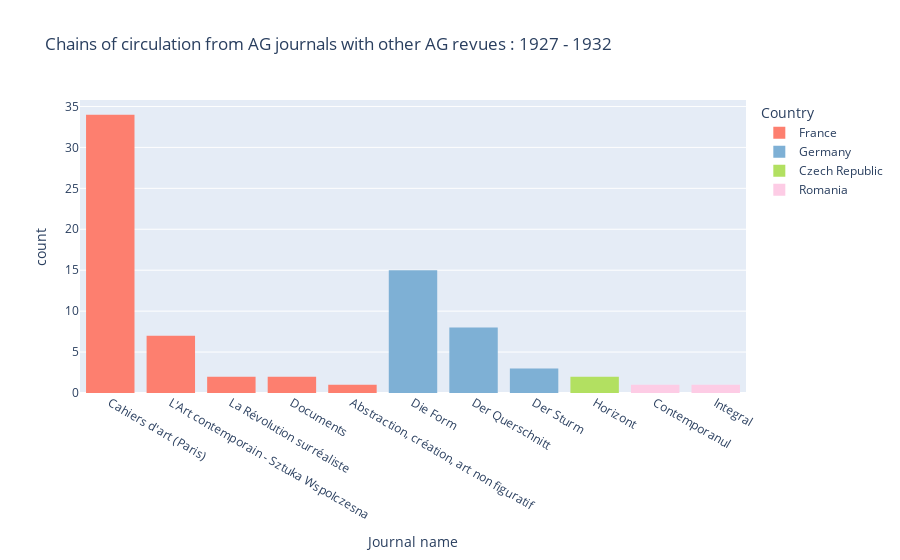

The notebook cell this image was saved under:
### Code cell
fig = px.histogram(i_ag1932, x='issueLabel', color="Country",
            title="Chains of circulation from AG journals with other AG revues : 1927 - 1932", 
            labels={
                     "journal_count": "Number of primitive images",
                     "issueLabel": "Journal name"},
                  color_discrete_map= {
                    "France": "#fd7f6f",
                    "Germany": "#7eb0d5",
                    "Czech Republic": "#b2e061",
                    "Netherlands": "#bd7ebe",
                    "Poland": "#ffb55a",
                    "Denmark" : "#ffee65",
                    "United states of America": "#beb9db",
                    "Romania":"#fdcce5",
                   "Spain": "#8bd3c7"})
fig.update_traces(textfont_size=12, textangle=0, textposition="outside", cliponaxis=False)
fig.show()
fig.write_image("viz/internal/internal_1927_1932.png", scale=7) 
fig.write_html('viz/internal/internal_1927_1932.html', auto_open=False)

### Figure 1 — Plotly figure (JSON) as saved in the notebook; plotly's stock layout.template omitted (floating-point values rounded to 4 significant figures)
{"data": [{"alignmentgroup": "True", "bingroup": "x", "cliponaxis": false, "hovertemplate": "Country=France<br>Journal name=%{x}<br>count=%{y}<extra></extra>", "legendgroup": "France", "marker": {"color": "#fd7f6f", "pattern": {"shape": ""}}, "name": "France", "offsetgroup": "France", "orientation": "v", "showlegend": true, "textangle": 0, "textfont": {"size": 12}, "textposition": "outside", "type": "histogram", "x": ["Cahiers d'art (Paris)", "Cahiers d'art (Paris)", "Cahiers d'art (Paris)", "Cahiers d'art (Paris)", "Cahiers d'art (Paris)", "Cahiers d'art (Paris)", "Cahiers d'art (Paris)", "Cahiers d'art (Paris)", "Cahiers d'art (Paris)", "Cahiers d'art (Paris)", "Cahiers d'art (Paris)", "Cahiers d'art (Paris)", "Cahiers d'art (Paris)", "Cahiers d'art (Paris)", "Cahiers d'art (Paris)", "Cahiers d'art (Paris)", "Cahiers d'art (Paris)", "Cahiers d'art (Paris)", "Cahiers d'art (Paris)", "Cahiers d'art (Paris)", "Cahiers d'art (Paris)", "Cahiers d'art (Paris)", "Cahiers d'art (Paris)", "Cahiers d'art (Paris)", "Cahiers d'art (Paris)", "Cahiers d'art (Paris)", "Cahiers d'art (Paris)", "Cahiers d'art (Paris)", "Cahiers d'art (Paris)", "Cahiers d'art (Paris)", "Cahiers d'art (Paris)", "Cahiers d'art (Paris)", "Cahiers d'art (Paris)", "Cahiers d'art (Paris)", "L'Art contemporain - Sztuka Wspolczesna", "L'Art contemporain - Sztuka Wspolczesna", "L'Art contemporain - Sztuka Wspolczesna", "L'Art contemporain - Sztuka Wspolczesna", "L'Art contemporain - Sztuka Wspolczesna", "L'Art contemporain - Sztuka Wspolczesna", "L'Art contemporain - Sztuka Wspolczesna", "La Révolution surréaliste", "La Révolution surréaliste", "Documents", "Documents", "Abstraction, création, art non figuratif"], "xaxis": "x", "yaxis": "y"}, {"alignmentgroup": "True", "bingroup": "x", "cliponaxis": false, "hovertemplate": "Country=Germany<br>Journal name=%{x}<br>count=%{y}<extra></extra>", "legendgroup": "Germany", "marker": {"color": "#7eb0d5", "pattern": {"shape": ""}}, "name": "Germany", "offsetgroup": "Germany", "orientation": "v", "showlegend": true, "textangle": 0, "textfont": {"size": 12}, "textposition": "outside", "type": "histogram", "x": ["Die Form", "Die Form", "Die Form", "Die Form", "Die Form", "Die Form", "Die Form", "Die Form", "Die Form", "Die Form", "Die Form", "Die Form", "Die Form", "Die Form", "Die Form", "Der Querschnitt", "Der Querschnitt", "Der Querschnitt", "Der Querschnitt", "Der Querschnitt", "Der Querschnitt", "Der Querschnitt", "Der Querschnitt", "Der Sturm", "Der Sturm", "Der Sturm"], "xaxis": "x", "yaxis": "y"}, {"alignmentgroup": "True", "bingroup": "x", "cliponaxis": false, "hovertemplate": "Country=Czech Republic<br>Journal name=%{x}<br>count=%{y}<extra></extra>", "legendgroup": "Czech Republic", "marker": {"color": "#b2e061", "pattern": {"shape": ""}}, "name": "Czech Republic", "offsetgroup": "Czech Republic", "orientation": "v", "showlegend": true, "textangle": 0, "textfont": {"size": 12}, "textposition": "outside", "type": "histogram", "x": ["Horizont", "Horizont"], "xaxis": "x", "yaxis": "y"}, {"alignmentgroup": "True", "bingroup": "x", "cliponaxis": false, "hovertemplate": "Country=Romania<br>Journal name=%{x}<br>count=%{y}<extra></extra>", "legendgroup": "Romania", "marker": {"color": "#fdcce5", "pattern": {"shape": ""}}, "name": "Romania", "offsetgroup": "Romania", "orientation": "v", "showlegend": true, "textangle": 0, "textfont": {"size": 12}, "textposition": "outside", "type": "histogram", "x": ["Contemporanul", "Integral"], "xaxis": "x", "yaxis": "y"}], "layout": {"autosize": true, "barmode": "relative", "legend": {"title": {"text": "Country"}, "tracegroupgap": 0}, "title": {"text": "Chains of circulation from AG journals with other AG revues : 1927 - 1932"}, "xaxis": {"anchor": "y", "autorange": true, "domain": [0, 1], "range": [-0.5, 10.5], "title": {"text": "Journal name"}, "type": "category"}, "yaxis": {"anchor": "x", "autorange": true, "domain": [0, 1], "range": [0, 35.79], "title": {"text": "count"}}}}
